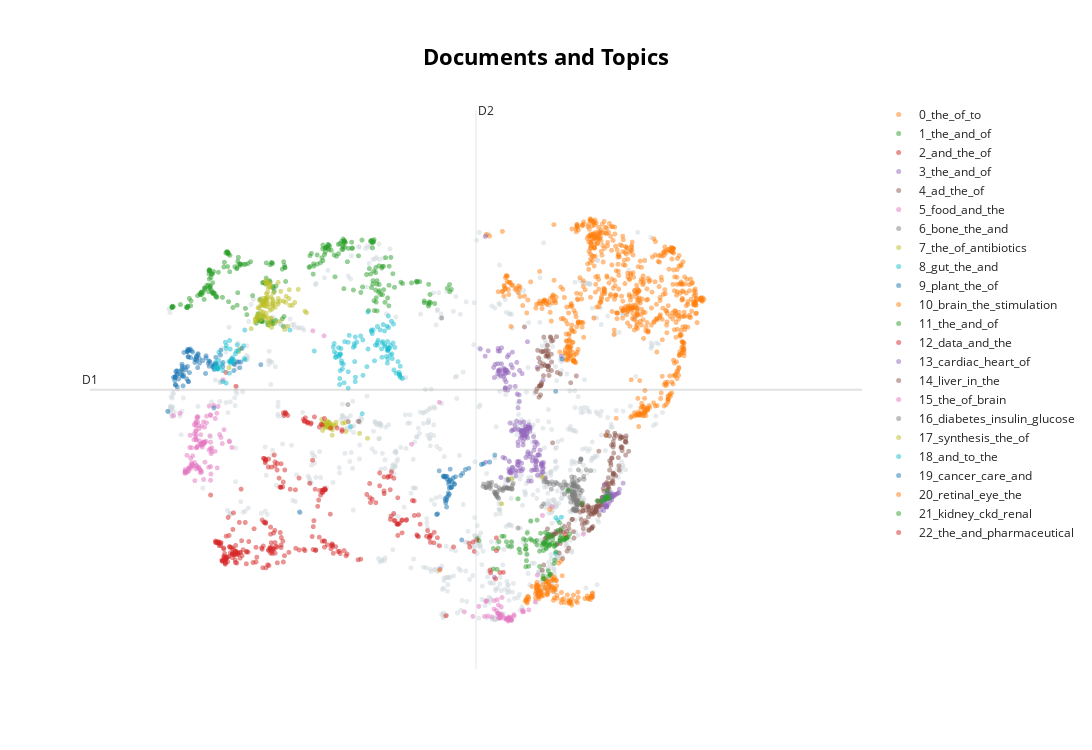

The cell this chart's notebook holds for it:
### Code cell
topic_model.visualize_documents(
    text,
    reduced_embeddings=reduced_embeddings,
    hide_document_hover=True,
    hide_annotations=True,
)
